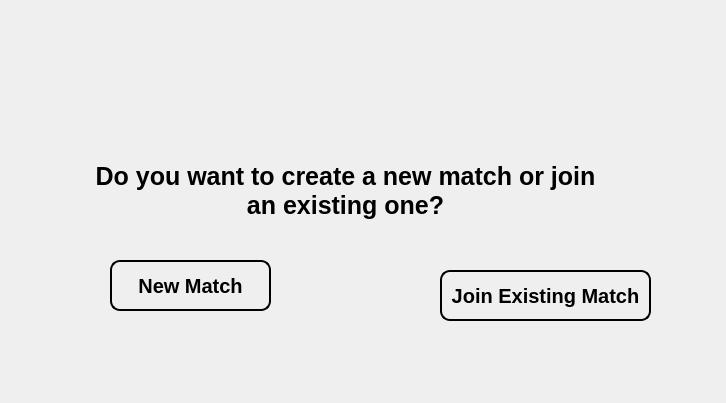
<?xml version="1.0" encoding="UTF-8"?>
<ui version="4.0">
 <class>MainWindow</class>
 <widget class="QDialog" name="MainWindow">
  <property name="geometry">
   <rect>
    <x>0</x>
    <y>0</y>
    <width>726</width>
    <height>403</height>
   </rect>
  </property>
  <property name="sizePolicy">
   <sizepolicy hsizetype="Expanding" vsizetype="Expanding">
    <horstretch>0</horstretch>
    <verstretch>0</verstretch>
   </sizepolicy>
  </property>
  <property name="windowTitle">
   <string>Dialog</string>
  </property>
  <widget class="QLabel" name="label">
   <property name="geometry">
    <rect>
     <x>90</x>
     <y>120</y>
     <width>511</width>
     <height>141</height>
    </rect>
   </property>
   <property name="font">
    <font>
     <pointsize>19</pointsize>
     <bold>true</bold>
    </font>
   </property>
   <property name="text">
    <string>Do you want to create a new match or join an existing one?</string>
   </property>
   <property name="alignment">
    <set>Qt::AlignCenter</set>
   </property>
   <property name="wordWrap">
    <bool>true</bool>
   </property>
  </widget>
  <widget class="QPushButton" name="newMatch">
   <property name="geometry">
    <rect>
     <x>110</x>
     <y>260</y>
     <width>161</width>
     <height>51</height>
    </rect>
   </property>
   <property name="font">
    <font>
     <pointsize>15</pointsize>
     <bold>true</bold>
    </font>
   </property>
   <property name="styleSheet">
    <string notr="true">QPushButton {
    background-color: transparent;
    border: 2px solid black; /* Optional: Adjust the border properties */
	border-radius: 10px;
    color: black; /* Set the text color */
	font-weight: bold;
}

QPushButton:hover {
    background-color: gray; /* Change to the desired background color for hover */
    border: 2px solid black; /* Optional: Adjust the border properties */
	border-radius: 10px;
    color: black; /* Set the text color */
	font-weight: bold;
}</string>
   </property>
   <property name="text">
    <string>New Match</string>
   </property>
  </widget>
  <widget class="QPushButton" name="joinMatch">
   <property name="geometry">
    <rect>
     <x>440</x>
     <y>270</y>
     <width>211</width>
     <height>51</height>
    </rect>
   </property>
   <property name="font">
    <font>
     <pointsize>15</pointsize>
     <bold>true</bold>
    </font>
   </property>
   <property name="styleSheet">
    <string notr="true">QPushButton {
    background-color: transparent;
    border: 2px solid black; /* Optional: Adjust the border properties */
	border-radius: 10px;
    color: black; /* Set the text color */
	font-weight: bold;
}

QPushButton:hover {
    background-color: gray; /* Change to the desired background color for hover */
    border: 2px solid black; /* Optional: Adjust the border properties */
	border-radius: 10px;
    color: black; /* Set the text color */
	font-weight: bold;
}</string>
   </property>
   <property name="text">
    <string>Join Existing Match</string>
   </property>
  </widget>
  <widget class="QLabel" name="background">
   <property name="geometry">
    <rect>
     <x>0</x>
     <y>0</y>
     <width>731</width>
     <height>411</height>
    </rect>
   </property>
   <property name="text">
    <string/>
   </property>
   <property name="pixmap">
    <pixmap resource="assets.qrc">:/background_40.png</pixmap>
   </property>
   <property name="scaledContents">
    <bool>true</bool>
   </property>
  </widget>
  <widget class="QLabel" name="title">
   <property name="geometry">
    <rect>
     <x>140</x>
     <y>-10</y>
     <width>451</width>
     <height>211</height>
    </rect>
   </property>
   <property name="text">
    <string/>
   </property>
   <property name="pixmap">
    <pixmap resource="assets.qrc">:/logoLeft4Dead.png</pixmap>
   </property>
   <property name="scaledContents">
    <bool>true</bool>
   </property>
  </widget>
  <zorder>background</zorder>
  <zorder>newMatch</zorder>
  <zorder>joinMatch</zorder>
  <zorder>title</zorder>
  <zorder>label</zorder>
 </widget>
 <resources>
  <include location="assets.qrc"/>
 </resources>
 <connections/>
</ui>
